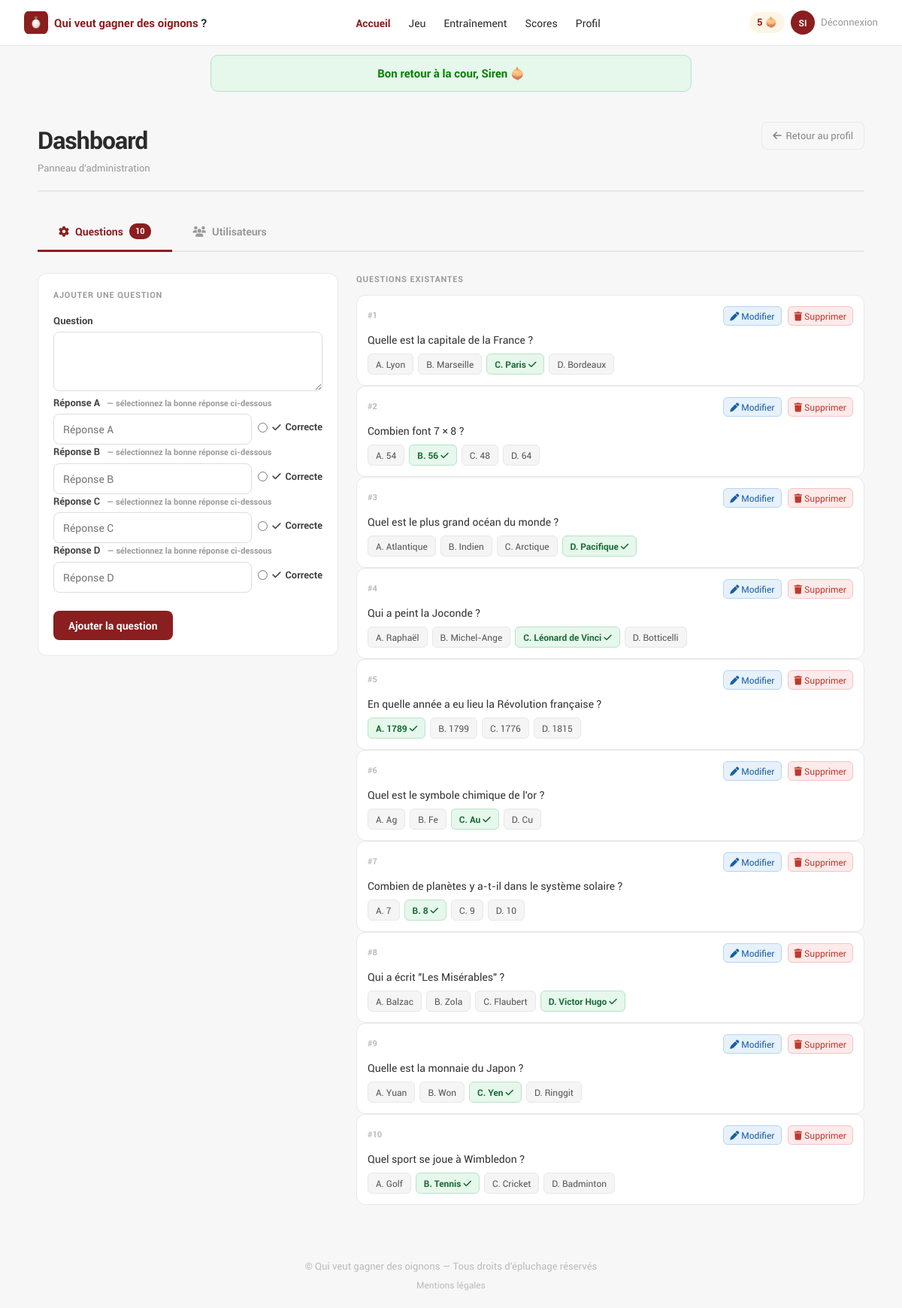
Page /linda-hillairet/Quiz_v2/index.php?action=admin (signed in) on the committed database.
### tables this page shows
CREATE TABLE IF NOT EXISTS `questions` (
  `id`             INT          UNSIGNED NOT NULL AUTO_INCREMENT,
  `question`       TEXT         NOT NULL,
  `answer1`        VARCHAR(255) NOT NULL,
  `answer2`        VARCHAR(255) NOT NULL,
  `answer3`        VARCHAR(255) NOT NULL,
  `answer4`        VARCHAR(255) NOT NULL,
  `correct_answer` TINYINT(1)   NOT NULL COMMENT '1, 2, 3 ou 4',
  `created_at`     TIMESTAMP    NOT NULL DEFAULT CURRENT_TIMESTAMP,
  PRIMARY KEY (`id`)
);

### app/controllers/adminController.php (called while the page is built, shortened)
<?php
function showAdmin()
{
    $questions = getAllQuestions();
    $totalQ    = count($questions);
    require RACINE . '/app/views/layouts/header.php';
    require RACINE . '/app/views/adminView.php';
    require RACINE . '/app/views/layouts/footer.php';
}

### index.php (called while the page is built, shortened)
<?php
require_once RACINE . "/config/Database.php";
require_once RACINE . "/app/models/questionModel.php";
$route = new Route;
$route->route();

### config/Database.php (called while the page is built, shortened)
<?php
class Database
{
    private static ?PDO $instance = null;
    public static function getInstance(): PDO
    {
        if (self::$instance === null) {
            $env = parse_ini_file(RACINE . '/.env');
            $dsn = "mysql:host={$env['DB_HOST']};dbname={$env['DB_NAME']};charset=utf8mb4";
            try {
                self::$instance = new PDO($dsn, $env['DB_USER'], $env['DB_PASS']);
                self::$instance->setAttribute(PDO::ATTR_ERRMODE, PDO::ERRMODE_EXCEPTION);
                self::$instance->setAttribute(PDO::ATTR_DEFAULT_FETCH_MODE, PDO::FETCH_ASSOC);
            } catch (PDOException $e) {
                die("Erreur de connexion : " . $e->getMessage());
            }
        }
        return self::$instance;
    }
}

### app/models/questionModel.php (called while the page is built, shortened)
<?php
function getAllQuestions()
{
    $stmt = Database::getInstance()->query("SELECT * FROM questions ORDER BY id ASC");
    return $stmt->fetchAll();
}

### app/views/adminView.php (the view, shortened to what this page needs)
<?php
$editQ = null;
?>
<main id="main-content">
<div class="page-wrap">
<div class="admin-container">
  <div class="admin-dashboard-header">
    <div class="admin-dashboard-title">
      <h1>Dashboard</h1>
      <p>Panneau d'administration</p>
    </div>
    <a href="index.php?action=showProfile" class="admin-back-link"><i class="fa-solid fa-arrow-left" aria-hidden="true"></i> Retour au profil</a>
  </div>
  <nav class="admin-tabs" aria-label="Navigation admin">
    <a href="index.php?action=admin" class="admin-tab admin-tab-active"><i class="fa-solid fa-gear" aria-hidden="true"></i> Questions <span class="admin-tab-badge"><?= $totalQ ?></span></a>
    <a href="index.php?action=adminUsers" class="admin-tab"><i class="fa-solid fa-users" aria-hidden="true"></i> Utilisateurs</a>
  </nav>
  <div class="admin-grid">
    <section class="card admin-form-card" aria-labelledby="admin-form-title">
      <h2 class="card-label" id="admin-form-title"><?= $editQ ? 'MODIFIER LA QUESTION' : 'AJOUTER UNE QUESTION' ?></h2>
      <form method="POST" action="index.php?action=<?= $editQ ? 'editQuestion' : 'addQuestion' ?>" class="admin-form">
        <div class="auth-field">
          <label for="admin-question">Question</label>
          <textarea id="admin-question" name="question" rows="3" required class="admin-textarea"><?= $editQ ? htmlspecialchars($editQ['question']) : '' ?></textarea>
        </div>
        <?php foreach ([1,2,3,4] as $i): ?>
          <div class="auth-field admin-field-relative">
            <label for="admin-answer<?= $i ?>">
              Réponse <?= chr(64+$i) ?>
              <span class="admin-answer-hint">— sélectionnez la bonne réponse ci-dessous</span>
            </label>
            <div class="admin-answer-row">
              <input type="text" id="admin-answer<?= $i ?>" name="answer<?= $i ?>" required
                value="<?= $editQ ? htmlspecialchars($editQ['answer'.$i]) : '' ?>"
                placeholder="Réponse <?= chr(64+$i) ?>" class="admin-answer-input">
              <label class="admin-answer-label">
                <input type="radio" name="correct_answer" value="<?= $i ?>"
                  <?= ($editQ && (int)$editQ['correct_answer']===$i) ? 'checked' : '' ?> required>
                <i class="fa-solid fa-check" aria-hidden="true"></i> Correcte
              </label>
            </div>
          </div>
        <?php endforeach; ?>
        <div class="admin-form-actions">
          <button type="submit" class="btn-save"><?= $editQ ? 'Enregistrer les modifications' : 'Ajouter la question' ?></button>
        </div>
      </form>
    </section>
    <section class="admin-list-col" aria-labelledby="admin-list-title">
      <h2 class="card-label admin-list-title" id="admin-list-title">QUESTIONS EXISTANTES</h2>
      <?php if (empty($questions)): ?>
        <div class="card admin-empty">
          Aucune question pour l'instant.<br>Ajoutez-en une à gauche !
        </div>
      <?php else: ?>
        <?php foreach ($questions as $q): ?>
          <article class="card admin-question-card <?= ($editQ && $editQ['id']===$q['id']) ? 'admin-question-active' : '' ?>">
            <header class="admin-q-header">
              <span class="admin-q-id">#<?= $q['id'] ?></span>
              <div class="admin-q-actions">
                <a href="index.php?action=admin&edit=<?= $q['id'] ?>" class="admin-btn-edit"><i class="fa-solid fa-pen" aria-hidden="true"></i> Modifier</a>
                <a href="index.php?action=deleteQuestion&id=<?= $q['id'] ?>"
                   class="admin-btn-delete"
                   onclick="return confirm('Supprimer cette question ?')"><i class="fa-solid fa-trash" aria-hidden="true"></i> Supprimer</a>
              </div>
            </header>
            <p class="admin-q-text"><?= htmlspecialchars($q['question']) ?></p>
            <ul class="admin-answers-preview admin-answers-list">
              <?php foreach ([1,2,3,4] as $i): ?>
                <li class="admin-answer-pill <?= (int)$q['correct_answer']===$i ? 'admin-answer-correct' : '' ?>">
                  <?= chr(64+$i) ?>. <?= htmlspecialchars(mb_strimwidth($q['answer'.$i],0,30,'…')) ?>
                  <?= (int)$q['correct_answer']===$i ? ' <i class="fa-solid fa-check" aria-hidden="true"></i>' : '' ?>
                </li>
              <?php endforeach; ?>
            </ul>
          </article>
        <?php endforeach; ?>
      <?php endif; ?>
    </section>
  </div>
</div>
</div>
</main>

### rows in the picture
questions: id "1", question "Quelle est la capitale de la France ?", i "A", answer1 "Lyon", i "B", answer2 "Marseille", i "C", answer3 "Paris", i "D", answer4 "Bordeaux"
questions: id "2", question "Combien font 7 × 8 ?", i "A", answer1 "54", i "B", answer2 "56", i "C", answer3 "48", i "D", answer4 "64"
questions: id "3", question "Quel est le plus grand océan du monde ?", i "A", answer1 "Atlantique", i "B", answer2 "Indien", i "C", answer3 "Arctique", i "D", answer4 "Pacifique"
questions: id "4", question "Qui a peint la Joconde ?", i "A", answer1 "Raphaël", i "B", answer2 "Michel-Ange", i "C", answer3 "Léonard de Vinci", i "D", answer4 "Botticelli"
questions: id "5", question "En quelle année a eu lieu la Révolution française ?", i "A", answer1 "1789", i "B", answer2 "1799", i "C", answer3 "1776", i "D", answer4 "1815"
questions: id "6", question "Quel est le symbole chimique de l'or ?", i "A", answer1 "Ag", i "B", answer2 "Fe", i "C", answer3 "Au", i "D", answer4 "Cu"
questions: id "7", question "Combien de planètes y a-t-il dans le système solaire ?", i "A", answer1 "7", i "B", answer2 "8", i "C", answer3 "9", i "D", answer4 "10"
questions: id "8", question "Qui a écrit \"Les Misérables\" ?", i "A", answer1 "Balzac", i "B", answer2 "Zola", i "C", answer3 "Flaubert", i "D", answer4 "Victor Hugo"
questions: id "9", question "Quelle est la monnaie du Japon ?", i "A", answer1 "Yuan", i "B", answer2 "Won", i "C", answer3 "Yen", i "D", answer4 "Ringgit"
questions: id "10", question "Quel sport se joue à Wimbledon ?", i "A", answer1 "Golf", i "B", answer2 "Tennis", i "C", answer3 "Cricket", i "D", answer4 "Badminton"

### other values in the picture
$_SESSION['user']['oignons'] "5"
$initials "SI"
$_SESSION['success'] "Bon retour à la cour, Siren 🧅"
$totalQ "10"
chr(64+$i) "A"
chr(64+$i) "B"
chr(64+$i) "C"
chr(64+$i) "D"
